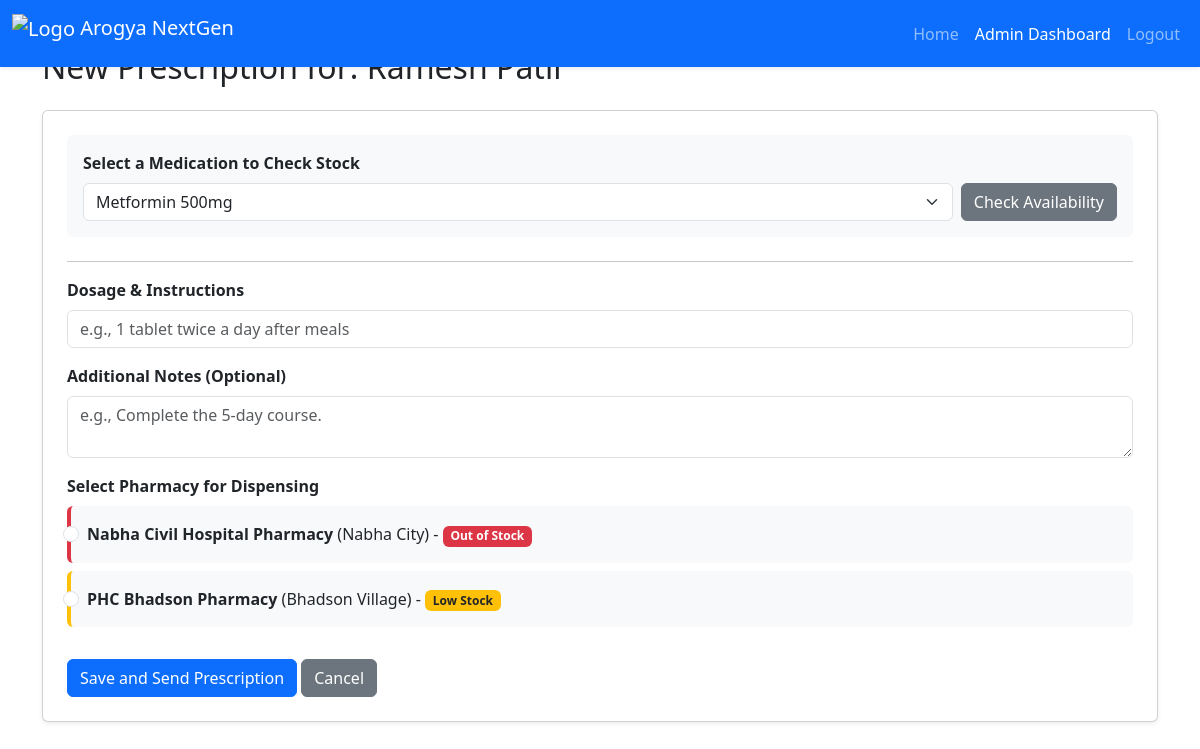
The page /patient/1/add_prescription (signed in) on the database its author committed.
### tables this page shows
CREATE TABLE pharmacy_inventory (
    id INTEGER PRIMARY KEY AUTOINCREMENT, pharmacy_id INTEGER, medication_name TEXT NOT NULL,
    stock_status TEXT NOT NULL, last_updated DATETIME DEFAULT CURRENT_TIMESTAMP,
    FOREIGN KEY (pharmacy_id) REFERENCES pharmacies (id)
);

CREATE TABLE pharmacies (id INTEGER PRIMARY KEY AUTOINCREMENT, name TEXT NOT NULL UNIQUE, location TEXT);

### app.py (the view, shortened to what this page needs)
@app.route('/patient/<int:patient_id>/add_prescription', methods=['GET', 'POST'])
def add_prescription(patient_id):
    if not session.get('admin_logged_in'):
        return redirect(url_for('admin_login'))
    conn = get_db_connection()
    patient = conn.execute('SELECT * FROM patients WHERE id = ?', (patient_id,)).fetchone()
    all_meds_query = conn.execute("SELECT DISTINCT medication_name FROM pharmacy_inventory ORDER BY medication_name").fetchall()
    all_medications = [row['medication_name'] for row in all_meds_query]
    selected_medication = request.args.get('medication_name', all_medications[0] if all_medications else None)
    pharmacy_stock = []
    if selected_medication:
        pharmacies = conn.execute('SELECT * FROM pharmacies ORDER BY name').fetchall()
        for pharmacy in pharmacies:
            stock_status_row = conn.execute(
                "SELECT stock_status FROM pharmacy_inventory WHERE pharmacy_id = ? AND medication_name = ?",
                (pharmacy['id'], selected_medication)
            ).fetchone()
            pharmacy_stock.append({
                'pharmacy': pharmacy,
                'status': stock_status_row['stock_status'] if stock_status_row else 'Not Stocked'
            })
    conn.close()
    return render_template(
        'add_prescription.html',
        patient=patient,
        all_medications=all_medications,
        selected_medication=selected_medication,
        pharmacy_stock=pharmacy_stock
    )

### app.py (called while the page is built)
def get_db_connection():
    conn = sqlite3.connect('health.db', check_same_thread=False)
    conn.row_factory = sqlite3.Row
    return conn

### english/templates/add_prescription.html (shortened to what this page needs)
<!DOCTYPE html>
<html lang="en">
<head>
    <link href="https://cdn.jsdelivr.net/npm/bootstrap@5.3.3/dist/css/bootstrap.min.css" rel="stylesheet">
</head>
<body>
    {% include 'navigation.html' %}
    <div class="container mt-5">
        <h2 class="mb-4">New Prescription for: {{ patient.name }}</h2>
        <div class="card shadow-sm">
            <div class="card-body p-4">
                <form method="GET" action="{{ url_for('add_prescription', patient_id=patient.id) }}" class="mb-4 p-3 bg-light rounded">
                    <div class="row g-2 align-items-end">
                        <div class="col">
                            <label for="medication_name" class="form-label"><strong>Select a Medication to Check Stock</strong></label>
                            <select class="form-select" id="medication_name" name="medication_name">
                                {% for med in all_medications %}
                                    <option value="{{ med }}" {% if med == selected_medication %}selected{% endif %}>{{ med }}</option>
                                {% endfor %}
                            </select>
                        </div>
                        <div class="col-auto">
                            <button type="submit" class="btn btn-secondary">Check Availability</button>
                        </div>
                    </div>
                </form>
                <hr>
                <form method="POST" action="{{ url_for('add_prescription', patient_id=patient.id) }}">
                    <div class="mb-3">
                        <label for="dosage" class="form-label"><strong>Dosage & Instructions</strong></label>
                        <input type="text" class="form-control" id="dosage" name="dosage" required placeholder="e.g., 1 tablet twice a day after meals">
                    </div>
                    <div class="mb-3">
                        <label for="notes" class="form-label"><strong>Additional Notes (Optional)</strong></label>
                        <textarea class="form-control" id="notes" name="notes" rows="2" placeholder="e.g., Complete the 5-day course."></textarea>
                    </div>
                    <div class="mb-3">
                        <label class="form-label"><strong>Select Pharmacy for Dispensing</strong></label>
                        {% if pharmacy_stock %}
                            {% for stock_info in pharmacy_stock %}
                                <div class="form-check p-3 mb-2 rounded {% if stock_info.status == 'In Stock' %}bg-light border-start border-success border-4{% elif stock_info.status == 'Low Stock' %}bg-light border-start border-warning border-4{% else %}bg-light border-start border-danger border-4{% endif %}">
                                    <input class="form-check-input" type="radio" name="pharmacy_id" id="pharmacy_{{ stock_info.pharmacy.id }}" value="{{ stock_info.pharmacy.id }}" required>
                                    <label class="form-check-label" for="pharmacy_{{ stock_info.pharmacy.id }}">
                                        <strong>{{ stock_info.pharmacy.name }}</strong> ({{ stock_info.pharmacy.location }}) -
                                        <span class="badge
                                            {% if stock_info.status == 'In Stock' %}bg-success
                                            {% elif stock_info.status == 'Low Stock' %}bg-warning text-dark
                                            {% else %}bg-danger{% endif %}">
                                            {{ stock_info.status }}
                                        </span>
                                    </label>
                                </div>
                            {% endfor %}
                        {% else %}
                            <p class="text-info">Please select a medication and click "Check Availability" to see stock levels.</p>
                        {% endif %}
                    </div>
                    <button type="submit" class="btn btn-primary mt-3" {% if not pharmacy_stock %}disabled{% endif %}>Save and Send Prescription</button>
                    <a href="{{ url_for('monitoring_dashboard') }}" class="btn btn-secondary mt-3">Cancel</a>
                </form>
            </div>
        </div>
    </div>
</body>
</html>

### rows shown on the page
pharmacy_inventory: pharmacy.name "Nabha Civil Hospital Pharmacy", pharmacy.location "Nabha City", status "Out of Stock"
pharmacy_inventory: pharmacy.name "PHC Bhadson Pharmacy", pharmacy.location "Bhadson Village", status "Low Stock"

### other values the page prints
form field medication_name "Metformin 500mg"
